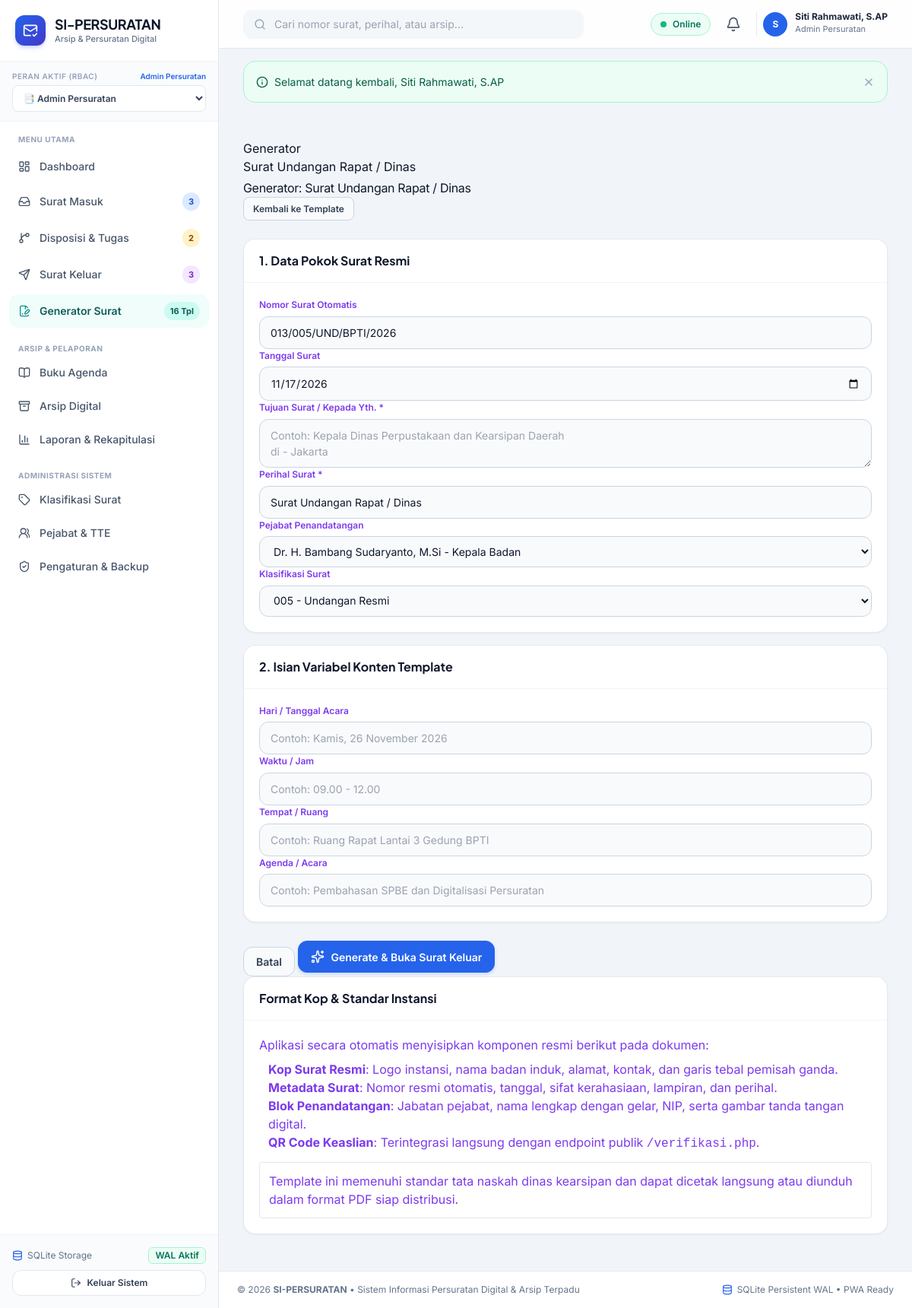
The page /public/generator/buat.php (signed in) on the database its author committed.
### tables this page shows
CREATE TABLE users (
    id INTEGER PRIMARY KEY AUTOINCREMENT,
    username TEXT NOT NULL UNIQUE,
    email TEXT NOT NULL UNIQUE,
    password_hash TEXT NOT NULL,
    full_name TEXT NOT NULL,
    nip TEXT,
    jabatan TEXT,
    phone TEXT,
    role_id INTEGER NOT NULL,
    avatar TEXT,
    is_active INTEGER NOT NULL DEFAULT 1,
    created_at DATETIME DEFAULT CURRENT_TIMESTAMP,
    updated_at DATETIME DEFAULT CURRENT_TIMESTAMP,
    deleted_at DATETIME DEFAULT NULL,
    FOREIGN KEY (role_id) REFERENCES roles (id) ON DELETE RESTRICT
);

CREATE TABLE roles (
    id INTEGER PRIMARY KEY AUTOINCREMENT,
    name TEXT NOT NULL,
    slug TEXT NOT NULL UNIQUE,
    description TEXT,
    created_at DATETIME DEFAULT CURRENT_TIMESTAMP
);

CREATE TABLE template_surat (
    id INTEGER PRIMARY KEY AUTOINCREMENT,
    nama_template TEXT NOT NULL,
    jenis_surat TEXT NOT NULL,
    kode TEXT NOT NULL UNIQUE,
    kop_surat_html TEXT,
    konten_template TEXT NOT NULL,
    variabel_fields TEXT, -- JSON array of dynamic fields
    format_nomor TEXT,
    is_system INTEGER NOT NULL DEFAULT 0,
    created_at DATETIME DEFAULT CURRENT_TIMESTAMP,
    updated_at DATETIME DEFAULT CURRENT_TIMESTAMP
);

CREATE TABLE nomor_surat (
    id INTEGER PRIMARY KEY AUTOINCREMENT,
    kode_klasifikasi TEXT,
    format_pola TEXT NOT NULL DEFAULT '{nomor}/{kode}/{bulan_romawi}/{tahun}',
    counter INTEGER NOT NULL DEFAULT 0,
    tahun INTEGER NOT NULL,
    reset_period TEXT NOT NULL DEFAULT 'yearly', -- 'yearly', 'monthly', 'never'
    last_number TEXT,
    updated_at DATETIME DEFAULT CURRENT_TIMESTAMP
);

### public/generator/buat.php (the view, shortened to what the rows shown need)
<?php
require_once __DIR__ . '/../../config/app.php';
if (!Auth::check() || (!Auth::can('template.manage') && !Auth::can('surat_keluar.create'))) {
    Flash::set('danger', 'Akses ditolak.');
    redirect('dashboard.php');
}
$templateId = (int)($_GET['id'] ?? 1);
$template = TemplateSurat::findById($templateId);
$sampleNomor = Numbering::generateNextNumber('005', $template['format_nomor']);
require_once APP_PATH . '/views/layouts/header.php';
?>
<div class="d-flex align-items-center justify-content-between mb-4">
    <div>
        <nav aria-label="breadcrumb">
            <ol class="breadcrumb small mb-1">
                <li class="breadcrumb-item"><a href="<?= url('generator/') ?>">Generator</a></li>
                <li class="breadcrumb-item active"><?= htmlspecialchars($template['nama_template']) ?></li>
            </ol>
        </nav>
        <h4 class="fw-bold m-0" style="letter-spacing: -0.02em;">Generator: <?= htmlspecialchars($template['nama_template']) ?></h4>
    </div>
</div>
<form action="<?= url('generator/buat.php?id=' . $templateId) ?>" method="POST" id="formGenerator">
    <div class="row g-4">
        <div class="col-12 col-lg-7">
            <div class="card border-0 shadow-sm rounded-3 mb-4">
                <div class="card-body p-4">
                    <div class="row g-3">
                        <div class="col-12 col-md-6">
                            <label class="form-label small fw-bold text-secondary">Nomor Surat Otomatis</label>
                            <input type="text" name="nomor_surat" class="form-control font-monospace" value="<?= htmlspecialchars($sampleNomor) ?>" required>
                        </div>
                        <div class="col-12">
                            <label class="form-label small fw-bold text-secondary">Perihal Surat <span class="text-danger">*</span></label>
                            <input type="text" name="perihal" class="form-control" placeholder="Perihal surat..." value="<?= htmlspecialchars($template['nama_template']) ?>" required>
                        </div>
                    </div>
                </div>
            </div>
        </div>
    </div>
</form>
<?php require_once APP_PATH . '/views/layouts/footer.php'; ?>

### app/views/layouts/header.php (shortened to what the rows shown need)
<!DOCTYPE html>
<html lang="id">
<head>
    <script src="https://cdn.tailwindcss.com"></script>
</head>
<body class="antialiased selection:bg-blue-100 selection:text-blue-900">
<div class="min-h-screen flex flex-col lg:flex-row">
    <?php require_once APP_PATH . '/views/layouts/sidebar.php'; ?>
    <div class="flex-1 flex flex-col min-w-0 pb-20 lg:pb-0">
        <header class="sticky top-0 z-30 bg-white/90 backdrop-blur-md border-b border-slate-200 px-4 lg:px-8 h-16 flex items-center justify-between gap-4">
            <div class="flex items-center gap-2 sm:gap-3">
                <div class="relative">
                    <button onclick="toggleDropdown('user-menu')" class="flex items-center gap-2.5 pl-2 border-l border-slate-200 hover:opacity-90 transition">
                        <div class="w-8 h-8 rounded-full bg-blue-600 text-white font-bold text-xs flex items-center justify-center shadow-xs">
                            <?= strtoupper(substr($currentUser['full_name'] ?? 'U', 0, 1)) ?>
                        </div>
                        <div class="hidden md:block text-left">
                            <p class="text-xs font-bold text-slate-800 leading-none"><?= htmlspecialchars($currentUser['full_name'] ?? 'User') ?></p>
                            <p class="text-[11px] text-slate-500 mt-0.5"><?= htmlspecialchars($currentUser['role_name'] ?? 'Role') ?></p>
                        </div>
                    </button>
                </div>
            </div>
        </header>
        <main class="flex-1 p-4 lg:p-8 max-w-7xl w-full mx-auto space-y-6">

### app/views/layouts/sidebar.php (shortened to what the rows shown need)
<?php
$currentUser = Auth::user();
$currentRoleSlug = $currentUser['role_slug'] ?? 'superadmin';
?>
<aside id="sidebar" class="fixed lg:sticky top-0 left-0 z-50 h-screen w-72 bg-white border-r border-slate-200 flex flex-col transition-transform duration-300 -translate-x-full lg:translate-x-0 shrink-0">
  <div class="p-5 border-b border-slate-100 flex items-center justify-between">
    <a href="<?= url('dashboard.php') ?>" class="flex items-center gap-3 group text-decoration-none">
      <div>
        <h1 class="font-display font-bold text-slate-900 text-lg leading-tight tracking-tight">SI-PERSURATAN</h1>
      </div>
    </a>
  </div>
  <div class="px-4 py-3 bg-slate-50/80 border-b border-slate-100">
    <div class="flex items-center justify-between mb-1">
      <label class="text-[10px] font-semibold uppercase tracking-wider text-slate-400 block">Peran Aktif (RBAC)</label>
      <span class="text-[10px] text-blue-600 font-semibold"><?= htmlspecialchars($currentUser['role_name'] ?? 'User') ?></span>
    </div>
    <div class="relative">
      <select onchange="window.location.href='<?= url('switch_role.php?role=') ?>' + this.value" class="w-full text-xs font-semibold bg-white border border-slate-200 rounded-lg px-2.5 py-2 text-slate-700 focus:outline-none focus:ring-2 focus:ring-blue-500/20 focus:border-blue-600 cursor-pointer">
        <option value="admin_persuratan" <?= $currentRoleSlug === 'admin_persuratan' ? 'selected' : '' ?>>📑 Admin Persuratan</option>
      </select>
    </div>
  </div>
</aside>

### rows shown on the page
users: role.name "Admin Persuratan", full_name "S", full_name "Siti Rahmawati, S.AP"
roles: slug "📑 Admin Persuratan"
template_surat: nama_template "Surat Undangan Rapat / Dinas", nomor_surat "013/005/UND/BPTI/2026", perihal "Surat Undangan Rapat / Dinas"

### other values the page prints
$badgeSm "3"
$badgeDisp "2"
$badgeSk "3"
$msg['message'] "Selamat datang kembali, Siti Rahmawati, S.AP"
form field pejabat_id "Dr. H. Bambang Sudaryanto, M.Si - Kepala Badan"
form field klasifikasi_id "005 - Undangan Resmi"
